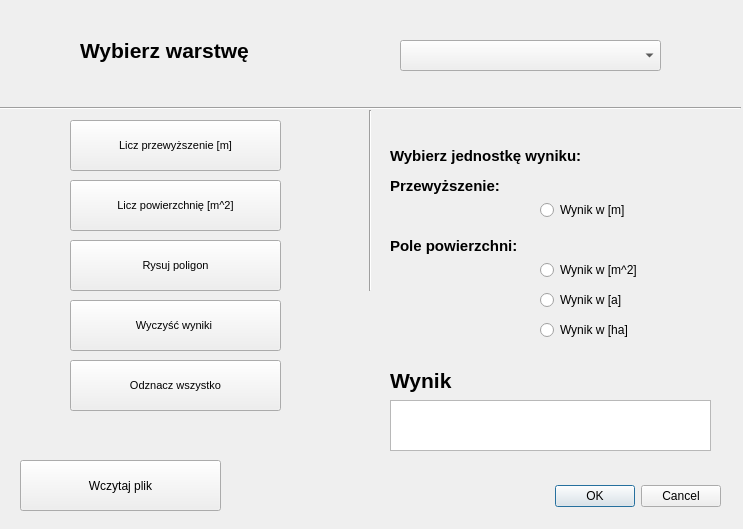
<?xml version="1.0" encoding="UTF-8"?>
<ui version="4.0">
 <class>wtyczka_QGISDialogBase</class>
 <widget class="QDialog" name="wtyczka_QGISDialogBase">
  <property name="geometry">
   <rect>
    <x>0</x>
    <y>0</y>
    <width>743</width>
    <height>529</height>
   </rect>
  </property>
  <property name="windowTitle">
   <string>projekt_2</string>
  </property>
  <widget class="QDialogButtonBox" name="button_box">
   <property name="geometry">
    <rect>
     <x>510</x>
     <y>480</y>
     <width>211</width>
     <height>32</height>
    </rect>
   </property>
   <property name="orientation">
    <enum>Qt::Horizontal</enum>
   </property>
   <property name="standardButtons">
    <set>QDialogButtonBox::Cancel|QDialogButtonBox::Ok</set>
   </property>
  </widget>
  <widget class="QLabel" name="Wybierz_warstwe">
   <property name="geometry">
    <rect>
     <x>80</x>
     <y>20</y>
     <width>261</width>
     <height>61</height>
    </rect>
   </property>
   <property name="font">
    <font>
     <pointsize>16</pointsize>
     <weight>75</weight>
     <italic>false</italic>
     <bold>true</bold>
     <underline>false</underline>
     <strikeout>false</strikeout>
    </font>
   </property>
   <property name="mouseTracking">
    <bool>false</bool>
   </property>
   <property name="text">
    <string>Wybierz warstwę </string>
   </property>
  </widget>
  <widget class="QgsMapLayerComboBox" name="mMapLayerComboBox">
   <property name="geometry">
    <rect>
     <x>400</x>
     <y>40</y>
     <width>261</width>
     <height>31</height>
    </rect>
   </property>
  </widget>
  <widget class="QPushButton" name="licz_przewyzszenie">
   <property name="geometry">
    <rect>
     <x>70</x>
     <y>120</y>
     <width>211</width>
     <height>51</height>
    </rect>
   </property>
   <property name="font">
    <font>
     <pointsize>8</pointsize>
    </font>
   </property>
   <property name="text">
    <string>Licz przewyższenie [m]</string>
   </property>
  </widget>
  <widget class="QPushButton" name="licz_powierzchnie">
   <property name="geometry">
    <rect>
     <x>70</x>
     <y>180</y>
     <width>211</width>
     <height>51</height>
    </rect>
   </property>
   <property name="font">
    <font>
     <pointsize>8</pointsize>
    </font>
   </property>
   <property name="text">
    <string>Licz powierzchnię [m^2]</string>
   </property>
  </widget>
  <widget class="QTextEdit" name="wynik">
   <property name="geometry">
    <rect>
     <x>390</x>
     <y>400</y>
     <width>321</width>
     <height>51</height>
    </rect>
   </property>
   <property name="font">
    <font>
     <pointsize>14</pointsize>
    </font>
   </property>
  </widget>
  <widget class="Line" name="line">
   <property name="geometry">
    <rect>
     <x>0</x>
     <y>100</y>
     <width>741</width>
     <height>16</height>
    </rect>
   </property>
   <property name="orientation">
    <enum>Qt::Horizontal</enum>
   </property>
  </widget>
  <widget class="Line" name="line_2">
   <property name="geometry">
    <rect>
     <x>360</x>
     <y>110</y>
     <width>20</width>
     <height>181</height>
    </rect>
   </property>
   <property name="orientation">
    <enum>Qt::Vertical</enum>
   </property>
  </widget>
  <widget class="QPushButton" name="rysuj_poligon">
   <property name="geometry">
    <rect>
     <x>70</x>
     <y>240</y>
     <width>211</width>
     <height>51</height>
    </rect>
   </property>
   <property name="font">
    <font>
     <pointsize>8</pointsize>
    </font>
   </property>
   <property name="text">
    <string>Rysuj poligon</string>
   </property>
  </widget>
  <widget class="QPushButton" name="wyczysc_wyniki">
   <property name="geometry">
    <rect>
     <x>70</x>
     <y>300</y>
     <width>211</width>
     <height>51</height>
    </rect>
   </property>
   <property name="font">
    <font>
     <pointsize>8</pointsize>
    </font>
   </property>
   <property name="text">
    <string>Wyczyść wyniki </string>
   </property>
  </widget>
  <widget class="QPushButton" name="odznacz_wszystko">
   <property name="geometry">
    <rect>
     <x>70</x>
     <y>360</y>
     <width>211</width>
     <height>51</height>
    </rect>
   </property>
   <property name="font">
    <font>
     <pointsize>8</pointsize>
    </font>
   </property>
   <property name="text">
    <string>Odznacz wszystko</string>
   </property>
  </widget>
  <widget class="QRadioButton" name="wynik_m">
   <property name="geometry">
    <rect>
     <x>540</x>
     <y>200</y>
     <width>95</width>
     <height>20</height>
    </rect>
   </property>
   <property name="text">
    <string>Wynik w [m]</string>
   </property>
  </widget>
  <widget class="QRadioButton" name="wynik_m2">
   <property name="geometry">
    <rect>
     <x>540</x>
     <y>260</y>
     <width>141</width>
     <height>20</height>
    </rect>
   </property>
   <property name="text">
    <string>Wynik w [m^2]</string>
   </property>
  </widget>
  <widget class="QRadioButton" name="wynik_ha">
   <property name="geometry">
    <rect>
     <x>540</x>
     <y>320</y>
     <width>141</width>
     <height>20</height>
    </rect>
   </property>
   <property name="text">
    <string>Wynik w [ha]</string>
   </property>
  </widget>
  <widget class="QRadioButton" name="wynik_a">
   <property name="geometry">
    <rect>
     <x>540</x>
     <y>290</y>
     <width>141</width>
     <height>20</height>
    </rect>
   </property>
   <property name="text">
    <string>Wynik w [a]</string>
   </property>
  </widget>
  <widget class="QLabel" name="Wybierz_warstwe_2">
   <property name="geometry">
    <rect>
     <x>390</x>
     <y>350</y>
     <width>261</width>
     <height>61</height>
    </rect>
   </property>
   <property name="font">
    <font>
     <pointsize>16</pointsize>
     <weight>75</weight>
     <bold>true</bold>
    </font>
   </property>
   <property name="text">
    <string>Wynik</string>
   </property>
  </widget>
  <widget class="QPushButton" name="wczytaj_plik">
   <property name="geometry">
    <rect>
     <x>20</x>
     <y>460</y>
     <width>201</width>
     <height>51</height>
    </rect>
   </property>
   <property name="text">
    <string>Wczytaj plik</string>
   </property>
  </widget>
  <widget class="QLabel" name="Wybierz_warstwe_3">
   <property name="geometry">
    <rect>
     <x>390</x>
     <y>140</y>
     <width>261</width>
     <height>31</height>
    </rect>
   </property>
   <property name="font">
    <font>
     <pointsize>11</pointsize>
     <weight>75</weight>
     <bold>true</bold>
    </font>
   </property>
   <property name="text">
    <string>Wybierz jednostkę wyniku:</string>
   </property>
  </widget>
  <widget class="QLabel" name="Wybierz_warstwe_4">
   <property name="geometry">
    <rect>
     <x>390</x>
     <y>170</y>
     <width>261</width>
     <height>31</height>
    </rect>
   </property>
   <property name="font">
    <font>
     <pointsize>11</pointsize>
     <weight>75</weight>
     <bold>true</bold>
    </font>
   </property>
   <property name="text">
    <string>Przewyższenie:</string>
   </property>
  </widget>
  <widget class="QLabel" name="Wybierz_warstwe_5">
   <property name="geometry">
    <rect>
     <x>390</x>
     <y>230</y>
     <width>261</width>
     <height>31</height>
    </rect>
   </property>
   <property name="font">
    <font>
     <pointsize>11</pointsize>
     <weight>75</weight>
     <bold>true</bold>
    </font>
   </property>
   <property name="text">
    <string>Pole powierzchni:</string>
   </property>
  </widget>
 </widget>
 <customwidgets>
  <customwidget>
   <class>QgsMapLayerComboBox</class>
   <extends>QComboBox</extends>
   <header>qgsmaplayercombobox.h</header>
  </customwidget>
 </customwidgets>
 <resources/>
 <connections>
  <connection>
   <sender>button_box</sender>
   <signal>accepted()</signal>
   <receiver>wtyczka_QGISDialogBase</receiver>
   <slot>accept()</slot>
   <hints>
    <hint type="sourcelabel">
     <x>20</x>
     <y>20</y>
    </hint>
    <hint type="destinationlabel">
     <x>20</x>
     <y>20</y>
    </hint>
   </hints>
  </connection>
  <connection>
   <sender>button_box</sender>
   <signal>rejected()</signal>
   <receiver>wtyczka_QGISDialogBase</receiver>
   <slot>reject()</slot>
   <hints>
    <hint type="sourcelabel">
     <x>20</x>
     <y>20</y>
    </hint>
    <hint type="destinationlabel">
     <x>20</x>
     <y>20</y>
    </hint>
   </hints>
  </connection>
 </connections>
</ui>
